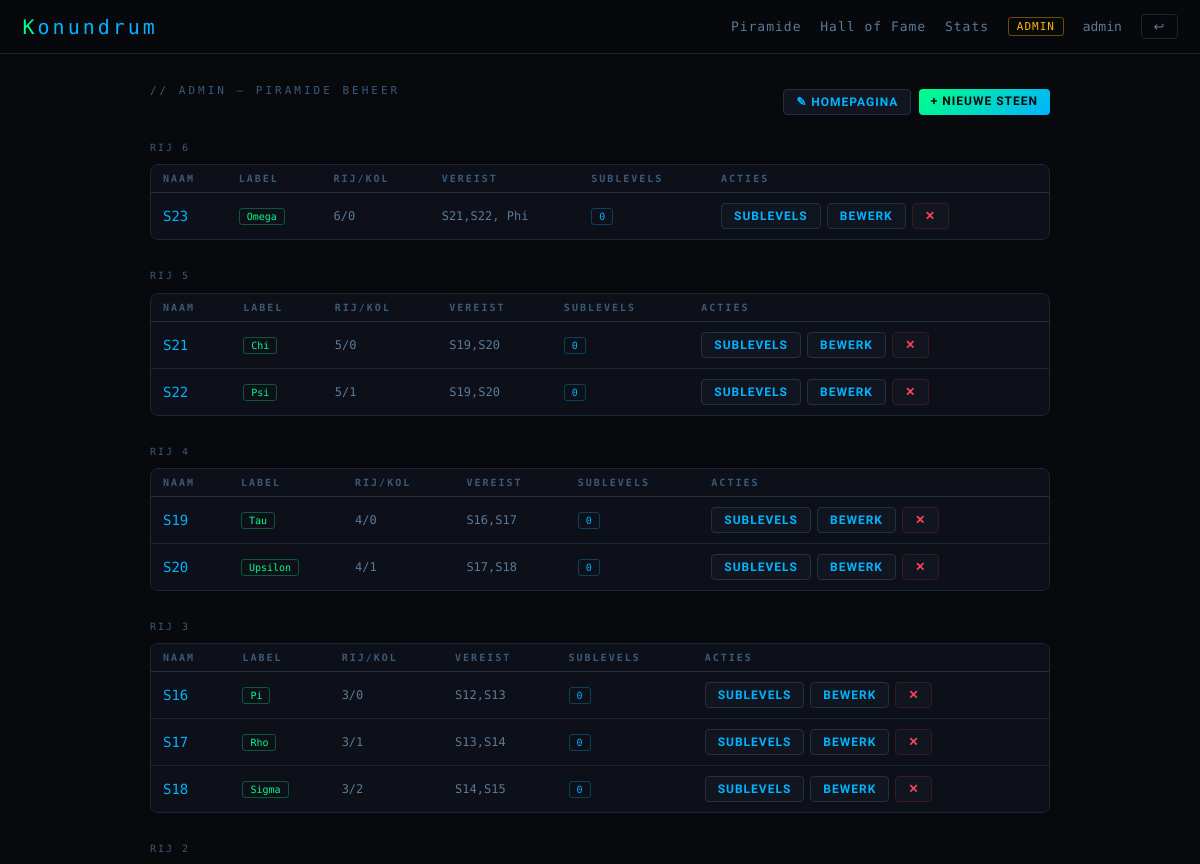
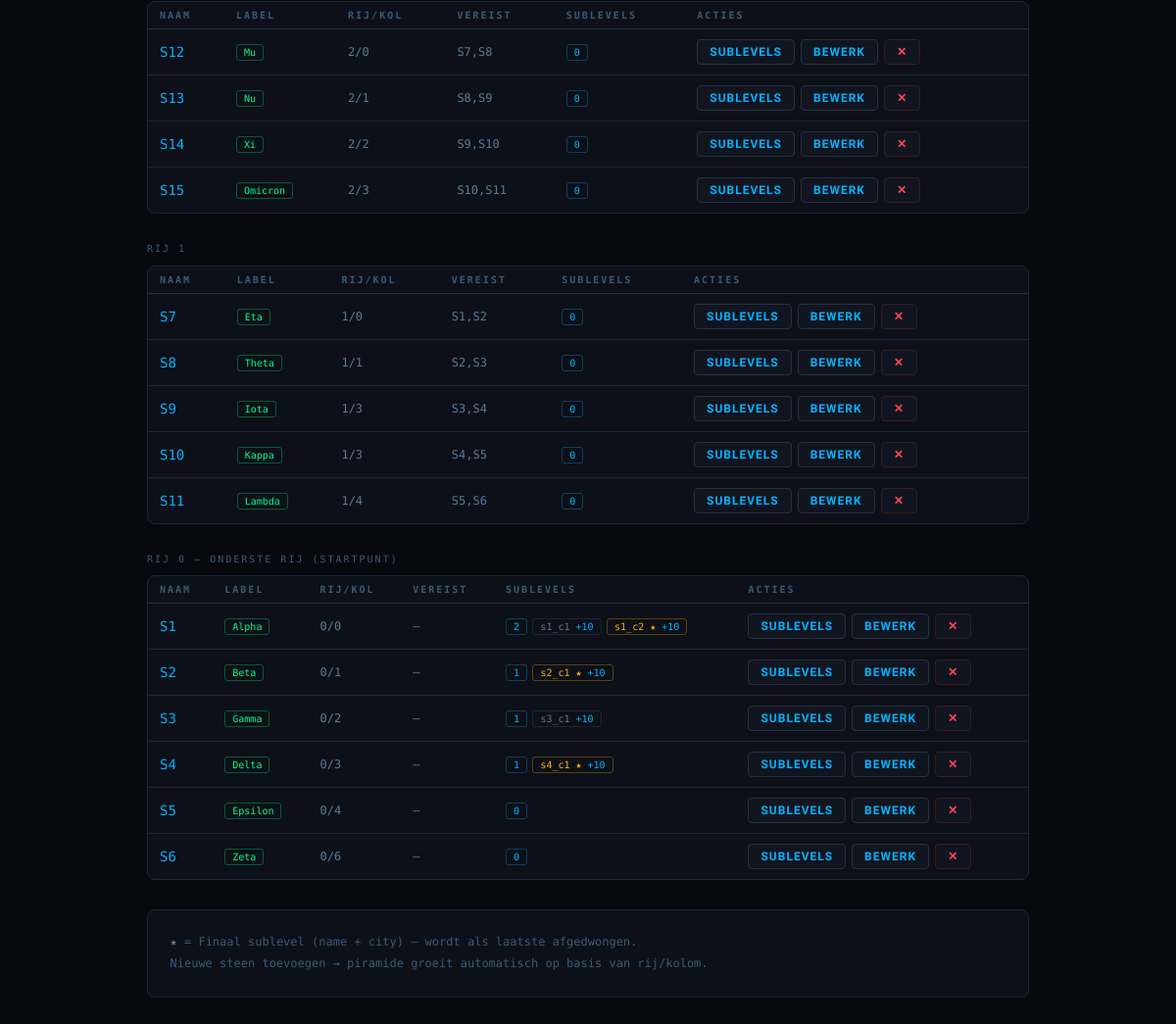
The page /admin (signed in) on the database its author committed (2 pictures, top to bottom).
### tables this page shows
CREATE TABLE stones (
            id           INTEGER PRIMARY KEY AUTOINCREMENT,
            name         TEXT UNIQUE NOT NULL,   -- bijv. S1
            label        TEXT NOT NULL,           -- weergavenaam op blok
            row          INTEGER NOT NULL,        -- 0 = onderste rij
            col          INTEGER NOT NULL,        -- positie in rij
            dependencies TEXT DEFAULT ''          -- komma-gescheiden stone.name waarden
        , home_content TEXT DEFAULT '');

CREATE TABLE challenges (
            id             INTEGER PRIMARY KEY AUTOINCREMENT,
            stone_id       INTEGER NOT NULL REFERENCES stones(id),
            ord            INTEGER DEFAULT 0,
            slug           TEXT NOT NULL UNIQUE,  -- challenges/<slug>.html
            is_final       INTEGER DEFAULT 0,     -- 1 = laatste sublevel → name+city
            answer_1       TEXT    DEFAULT '',    -- voor is_final=0
            answer_name    TEXT    DEFAULT '',    -- voor is_final=1
            answer_city    TEXT    DEFAULT '',    -- voor is_final=1
            hint_1         TEXT    DEFAULT '',
            hint_name      TEXT    DEFAULT '',
            hint_city      TEXT    DEFAULT '',
            hint_threshold REAL    DEFAULT 0.6
        , title TEXT DEFAULT '', points INTEGER DEFAULT 10);

### app.py (the view)
@app.route("/admin")
@admin_required
def admin():
    stones = db.get_all_stones()
    stone_data = []
    for s in stones:
        conn = db.get_db()
        chs = conn.execute("SELECT * FROM challenges WHERE stone_id=? ORDER BY ord", (s["id"],)).fetchall()
        conn.close()
        stone_data.append({"stone": s, "challenges": chs})
    return render_template("admin.html", stone_data=stone_data)

### app.py (called while the page is built)
def admin_required(f):
    @wraps(f)
    def inner(*args, **kwargs):
        if not session.get("is_admin"):
            return redirect(url_for("pyramid"))
        return f(*args, **kwargs)
    return inner

### database.py (called while the page is built)
def get_db():
    conn = sqlite3.connect(DB_PATH)
    conn.row_factory = sqlite3.Row
    conn.execute("PRAGMA foreign_keys = ON")
    return conn

def get_all_stones():
    conn = get_db()
    try:
        return conn.execute("SELECT * FROM stones ORDER BY row,col").fetchall()
    finally:
        conn.close()

### templates/admin.html (shortened to what this page needs)
{% extends "base.html" %}
{% block body %}
<div class="page">
  <div class="flex-between" style="margin-bottom:1.5rem;">
    <div class="page-title">// ADMIN — PIRAMIDE BEHEER</div>
    <div style="display:flex;gap:.5rem;">
      <a href="{{ url_for('admin_home_content') }}" class="btn btn-secondary btn-sm">✎ Homepagina</a>
      <a href="{{ url_for('admin_add_stone') }}" class="btn btn-primary btn-sm">+ Nieuwe steen</a>
    </div>
  </div>
  {% if stone_data %}
    {% set rows = {} %}
    {% for item in stone_data %}
      {% set r = item.stone.row %}
      {% if r not in rows %}{% set _ = rows.update({r:[]}) %}{% endif %}
      {% set _ = rows[r].append(item) %}
    {% endfor %}
    {% for row_num in rows|sort(reverse=true) %}
      <div style="margin-bottom:2rem;">
        <div style="font-family:var(--mono);font-size:10px;letter-spacing:2px;color:var(--dim);text-transform:uppercase;margin-bottom:.75rem;">
          RIJ {{ row_num }}{% if row_num == 0 %} — onderste rij (startpunt){% endif %}
        </div>
        <div class="card" style="padding:0;overflow:hidden;">
          <table class="tbl">
            <thead><tr>
              <th>Naam</th><th>Label</th><th>Rij/Kol</th>
              <th>Vereist</th><th>Sublevels</th><th>Acties</th>
            </tr></thead>
            <tbody>
            {% for item in rows[row_num] %}
              <tr>
                <td><span style="font-family:var(--mono);color:var(--blue)">{{ item.stone.name }}</span></td>
                <td><span class="badge badge-green">{{ item.stone.label }}</span></td>
                <td style="font-family:var(--mono);font-size:12px;color:var(--text-dim)">{{ item.stone.row }}/{{ item.stone.col }}</td>
                <td style="font-family:var(--mono);font-size:12px;color:var(--text-dim)">
                  {{ item.stone.dependencies if item.stone.dependencies else '—' }}
                </td>
                <td>
                  <span class="badge badge-blue">{{ item.challenges|length }}</span>
                  {% for ch in item.challenges %}
                    <span class="badge {% if ch.is_final %}badge-yellow{% else %}badge-dim{% endif %}" style="margin-left:2px;">
                      {{ ch.title or ch.slug }}{% if ch.is_final %} ★{% endif %}
                      <span style="color:var(--blue)">+{{ ch.points }}</span>
                    </span>
                  {% endfor %}
                </td>
                <td>
                  <div class="act">
                    <a href="{{ url_for('admin_stone_challenges', stone_id=item.stone.id) }}" class="btn btn-secondary btn-sm">Sublevels</a>
                    <a href="{{ url_for('admin_edit_stone', stone_id=item.stone.id) }}" class="btn btn-secondary btn-sm">Bewerk</a>
                    <form method="POST" action="{{ url_for('admin_delete_stone', stone_id=item.stone.id) }}"
                          onsubmit="return confirm('Steen + alle sublevels verwijderen?');" style="margin:0">
                      <button type="submit" class="btn btn-danger btn-sm">✕</button>
                    </form>
                  </div>
                </td>
              </tr>
            {% endfor %}
            </tbody>
          </table>
        </div>
      </div>
    {% endfor %}
    <div class="card" style="font-family:var(--mono);font-size:12px;color:var(--dim);line-height:1.8;">
      <strong style="color:var(--text-dim)">★</strong> = Finaal sublevel (name + city) — wordt als laatste afgedwongen.<br>
      Nieuwe steen toevoegen → piramide groeit automatisch op basis van rij/kolom.
    </div>
  {% else %}
    <div class="card" style="text-align:center;padding:3rem;color:var(--text-dim);font-family:var(--mono);">
      Nog geen stenen. <a href="{{ url_for('admin_add_stone') }}">Voeg de eerste toe.</a>
    </div>
  {% endif %}
</div>
{% endblock %}

### templates/base.html (style rules this page uses)
*, *::before, *::after { margin:0; padding:0; box-sizing:border-box; }
:root { --bg:#08090d; --bg2:#0d1018; --bg3:#111520; --border:#1a2535; --border2:#243040; --green:#00ff88; --blue:#00b4ff; --yellow:#ffb400; --red:#ff4455; --dim:#3a5a7a; --text:#c0cedd; --text-dim:#5a7a9a; --mono:'Share Tech Mono',monospace; --sans:'Rajdhani',sans-serif; }
html { font-size:15px; }
body { background:var(--bg); color:var(--text); font-family:var(--sans); min-height:100vh; }
a { color:var(--blue); text-decoration:none; }
.page { max-width:960px; margin:0 auto; padding:2rem; }
.page-title { font-family:var(--mono); font-size:11px; letter-spacing:3px; color:var(--dim); text-transform:uppercase; margin-bottom:1.5rem; }
.card { background:var(--bg2); border:1px solid var(--border); border-radius:8px; padding:1.5rem; }
.btn { display:inline-block; padding:9px 20px; border-radius:4px; cursor:pointer; font-family:var(--sans); font-size:14px; font-weight:700; letter-spacing:1px; text-transform:uppercase; border:none; transition:all .2s; text-decoration:none !important; }
.btn-primary { background:linear-gradient(135deg,var(--green),var(--blue)); color:var(--bg); }
.btn-secondary { background:var(--bg3); border:1px solid var(--border2); color:var(--blue); }
.btn-danger { background:var(--bg3); border:1px solid #3a1a1a; color:var(--red); }
.btn-sm { padding:5px 12px; font-size:12px; }
.tbl { width:100%; border-collapse:collapse; font-size:14px; }
.tbl th { font-family:var(--mono); font-size:10px; letter-spacing:2px; text-transform:uppercase; color:var(--dim); padding:8px 12px; border-bottom:1px solid var(--border2); text-align:left; }
.tbl td { padding:10px 12px; border-bottom:1px solid var(--border); vertical-align:middle; }
.tbl tr:last-child td { border-bottom:none; }
.badge { display:inline-block; font-family:var(--mono); font-size:10px; padding:2px 7px; border-radius:3px; }
.badge-green { color:var(--green); border:1px solid rgba(0,255,136,.3); }
.badge-blue { color:var(--blue); border:1px solid rgba(0,180,255,.3); }
.badge-yellow { color:var(--yellow); border:1px solid rgba(255,180,0,.3); }
.badge-dim { color:var(--text-dim); border:1px solid var(--border); }
.act { display:flex; gap:6px; flex-wrap:wrap; }
.flex-between { display:flex; justify-content:space-between; align-items:center; }

### rows shown on the page
stones: stone.name "S23", stone.label "Omega", stone.row "6", stone.col "0", stone "S21,S22, Phi"
stones: stone.name "S21", stone.label "Chi", stone.row "5", stone.col "0", stone "S19,S20"
stones: stone.name "S22", stone.label "Psi", stone.row "5", stone.col "1", stone "S19,S20"
stones: stone.name "S19", stone.label "Tau", stone.row "4", stone.col "0", stone "S16,S17"
stones: stone.name "S20", stone.label "Upsilon", stone.row "4", stone.col "1", stone "S17,S18"
stones: stone.name "S16", stone.label "Pi", stone.row "3", stone.col "0", stone "S12,S13"
stones: stone.name "S17", stone.label "Rho", stone.row "3", stone.col "1", stone "S13,S14"
stones: stone.name "S18", stone.label "Sigma", stone.row "3", stone.col "2", stone "S14,S15"
stones: stone.name "S12", stone.label "Mu", stone.row "2", stone.col "0", stone "S7,S8"
stones: stone.name "S13", stone.label "Nu", stone.row "2", stone.col "1", stone "S8,S9"
stones: stone.name "S14", stone.label "Xi", stone.row "2", stone.col "2", stone "S9,S10"
stones: stone.name "S15", stone.label "Omicron", stone.row "2", stone.col "3", stone "S10,S11"
stones: stone.name "S7", stone.label "Eta", stone.row "1", stone.col "0", stone "S1,S2"
stones: stone.name "S8", stone.label "Theta", stone.row "1", stone.col "1", stone "S2,S3"
stones: stone.name "S9", stone.label "Iota", stone.row "1", stone.col "3", stone "S3,S4"
stones: stone.name "S10", stone.label "Kappa", stone.row "1", stone.col "3", stone "S4,S5"
stones: stone.name "S11", stone.label "Lambda", stone.row "1", stone.col "4", stone "S5,S6"
stones: stone.name "S1", stone.label "Alpha", stone.row "0", stone.col "0", stone "—"
challenges: title+slug "s1_c1", points "10"
challenges: title+slug "s1_c2", points "10"
stones: stone.name "S2", stone.label "Beta", stone.row "0", stone.col "1", stone "—"
challenges: title+slug "s2_c1", points "10"
stones: stone.name "S3", stone.label "Gamma", stone.row "0", stone.col "2", stone "—"
challenges: title+slug "s3_c1", points "10"
stones: stone.name "S4", stone.label "Delta", stone.row "0", stone.col "3", stone "—"
challenges: title+slug "s4_c1", points "10"
stones: stone.name "S5", stone.label "Epsilon", stone.row "0", stone.col "4", stone "—"
stones: stone.name "S6", stone.label "Zeta", stone.row "0", stone.col "6", stone "—"

### other values the page prints
{{ session.username }} "admin"
{{ row_num }} "6" "5" "4" "3" "2" "1" "0"
{{ item.challenges|length }} "0" "0" "0" "0" "0" "0" "0" "0" "0" "0" "0" "0" "0" "0" "0" "0" "0" "2" "1" "1" "1" "0" "0"
